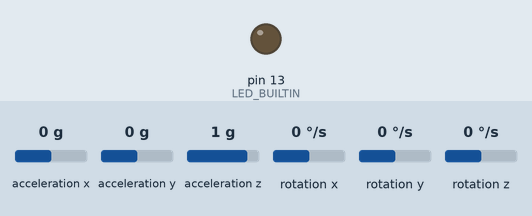
The sketch below on a simulated Arduino Uno, built with avr-gcc and run on an emulated ATmega328P. Shown: output pins drawn as LEDs (lit = HIGH). Inputs (shaded band) come from the test bench; at power-on: acceleration x 0 g, acceleration y 0 g, acceleration z 1 g, rotation x 0 °/s, rotation y 0 °/s, rotation z 0 °/s. What the sketch prints to the serial monitor is not drawn.

Above: at 29.1 s.
Timing chart, 0 to 30.6 s (numbered marks = the images above):
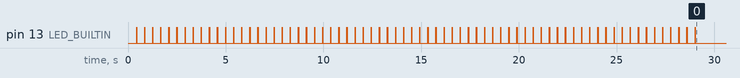

The sketch:

register.ino
```cpp
// I2Cdev and MPU6050 must be installed as libraries, or else the .cpp/.h files
// for both classes must be in the include path of your project
#include "I2Cdev.h"
#include "MPU6050.h"

// Arduino Wire library is required if I2Cdev I2CDEV_ARDUINO_WIRE implementation
// is used in I2Cdev.h
#if I2CDEV_IMPLEMENTATION == I2CDEV_ARDUINO_WIRE
    #include "Wire.h"
#endif

// class default I2C address is 0x68
// specific I2C addresses may be passed as a parameter here
// AD0 low = 0x68 (default for InvenSense evaluation board)
// AD0 high = 0x69
MPU6050 accelgyro;
//MPU6050 accelgyro(0x69); // <-- use for AD0 high

#define REGIS 70

volatile float regi[REGIS][3];


float Smoothed[6];


const int iAx = 0;
const int iAy = 1;
const int iAz = 2;
const int iGx = 3;
const int iGy = 4;
const int iGz = 5;


void setup() {
  pinMode(LED_BUILTIN, OUTPUT);

  // start serial port at 9600 bps:
  Serial.begin(9600);
  while (!Serial) {
    ; // wait for serial port to connect. Needed for native USB port only
  }

  // join I2C bus (I2Cdev library doesn't do this automatically)
  #if I2CDEV_IMPLEMENTATION == I2CDEV_ARDUINO_WIRE
      Wire.begin();
  #elif I2CDEV_IMPLEMENTATION == I2CDEV_BUILTIN_FASTWIRE
      Fastwire::setup(400, true);
  #endif


  // initialize device
  Serial.println("Initializing I2C devices...");
  accelgyro.initialize();

//  accelgyro.setFullScaleAccelRange(MPU6050_ACCEL_FS_16);

  // verify connection
  Serial.println("Testing device connections...");
  Serial.println(accelgyro.testConnection() ? "MPU6050 connection successful" : "MPU6050 connection failed");

  accelgyro.setXAccelOffset(237);
  accelgyro.setYAccelOffset(2546);
  accelgyro.setZAccelOffset(708);
  accelgyro.setXGyroOffset (59);
  accelgyro.setYGyroOffset (-34);
  accelgyro.setZGyroOffset (11);

  //attachInterrupt(0, hall_fun, RISING);

 for (int i = 0; i < REGIS; i++) {

    Serial.println("Registering");

 //   delay(250);
    getSmoothed();

    regi[i][0] = Smoothed[0];
    regi[i][1] = Smoothed[1];
    regi[i][2] = Smoothed[2];

    digitalWrite(LED_BUILTIN, HIGH);   // turn the LED on (HIGH is the voltage level)
    delay(10);                       // wait for a second
    digitalWrite(LED_BUILTIN, LOW);    // turn the LED off by making the voltage LOW
    delay(10);

 }


}

void getSmoothed(){
    int16_t RawValue[6];
    int i;
    const int N = 100;
    const int usDelay = 3150;
    long Sums[6];
    for (i = iAx; i <= iGz; i++){
      Sums[i] = 0;
    }


    for (i = 1; i <= N; i++)
      { // get sums
        accelgyro.getMotion6(&RawValue[iAx], &RawValue[iAy], &RawValue[iAz],
                             &RawValue[iGx], &RawValue[iGy], &RawValue[iGz]);
        if ((i % 500) == 0)
          delayMicroseconds(usDelay);
        for (int j = iAx; j <= iGz; j++)
          Sums[j] = Sums[j] + RawValue[j];
      } // get sums
//    unsigned long usForN = micros() - Start;
//    Serial.print(" reading at ");
//    Serial.print(1000000/((usForN+N/2)/N));
//    Serial.println(" Hz");

    for (i = iAx; i <= iGz; i++)
      { Smoothed[i] = float((Sums[i] + N/2) / N) / 16400. ; }
  } // GetSmoothed


void loop() {


 for (int i = 0; i < REGIS; i++) {
    Smoothed[0] = regi[i][0];
    Smoothed[1] = regi[i][1];
    Smoothed[2] = regi[i][2];

    float g = Smoothed[0]*Smoothed[0]  + Smoothed[1]*Smoothed[1] + Smoothed[2]*Smoothed[2];
    String tmp;

    tmp = tmp + Smoothed[0] + "|" + Smoothed[1] + "|" + Smoothed[2] + "| \n";
    tmp = tmp + g + "\n";

    Serial.print(tmp);
 }

 delay(1000);


}
```
